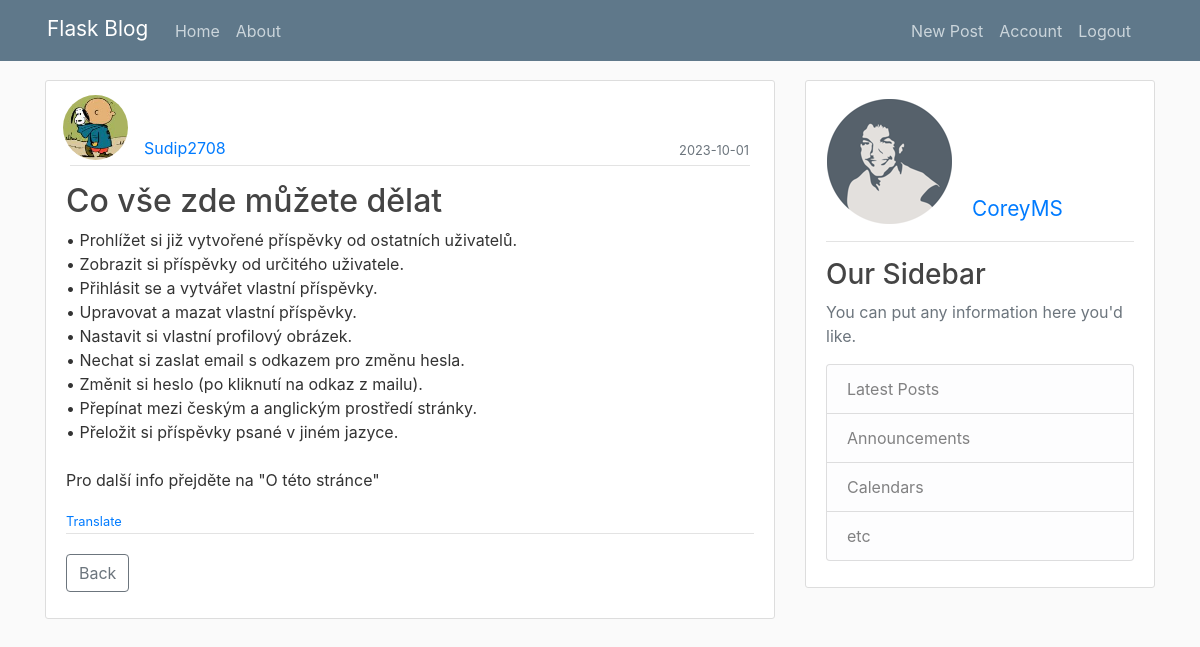
/post/35 (signed in), run on the app's committed database.
### flaskblog/db_models.py (models this page shows, shortened)
class User(db.Model, UserMixin):
    id = db.Column(
        db.Integer,
        primary_key=True
    )
    username = db.Column(
        db.String(20),
        unique=True,
        nullable=False
    )
    email = db.Column(
        db.String(120),
        unique=True,
        nullable=False
    )
    profile_picture = db.Column(
        db.String(20),
        nullable=False,
        default='default.jpg'
    )
    password = db.Column(
        db.String(60),
        nullable=False
    )
    posts = db.relationship(
        'Post',
        backref='author',
        lazy=True
    )

class Post(db.Model):
    id = db.Column(
        db.Integer,
        primary_key=True
    )
    title = db.Column(
        db.String(100),
        nullable=False
    )
    date_posted = db.Column(
        db.DateTime,
        nullable=False,
        default=datetime.utcnow
    )
    content = db.Column(
        db.Text,
        nullable=False
    )
    author_id = db.Column(
        db.Integer,
        db.ForeignKey('user.id'),
        nullable=False
    )
    language = db.Column(
        db.Text,
        nullable=False
    )

### flaskblog/posts/routes.py (the view)
@posts.route("/post/<int:post_id>")
def post(post_id):
    post = Post.query.get_or_404(post_id)
    translate = Locale.post_to_translate[:]
    if translate != [None]:
        Locale.post_to_translate = [None]
    return render_template(
        'posts_post.html',
        title=post.title,
        post=post,
        language=Locale.current.language,
        translate=translate
    )

### flaskblog/__init__.py (called while the page is built)
def get_locale():
    return Locale.current

### flaskblog/db_models.py (called while the page is built)
@login_manager.user_loader
def load_user(author_id):
    return User.query.get(int(author_id))

### flaskblog/templates/posts_post.html (shortened to what this page needs)
{% extends "layout.html" %}
{% block content %}
    <article class="media content-section">
        <div class="media-body">
            <div class="article-metadata row justify-content-between m-1">
                <div class="row">
                    <img class="rounded-circle article-img mb-1 ml-2"
                         src="{{ url_for('static', filename='profile_pictures/' + post.author.profile_picture) }}">
                    <a class="align-self-end mb-1"
                       href="{{ url_for('posts.user_posts', username=post.author.username) }}">
                        {{ post.author.username }}
                    </a>
                </div>
                <div class="row">
                    <small class="align-self-end mb-1 mr-3 text-muted">
                        {{ post.date_posted.strftime("%Y-%m-%d") }}
                    </small>
                </div>
            </div>
            <div class="article-metadata mt-3">
                {% if translate[0] == post.id %}
                    <h2><a class="article-title" href="{{ url_for('posts.post', post_id=post.id) }}">
                        {{ translate[1] }}
                    </a></h2>
                    <p class="article-content">{{ translate[2] }}</p>
                {% else %}
                    <h2 class="article-title">{{ post.title }}</h2>
                    <p class="article-content">{{ post.content }}</p>
                {% endif %}
                {% if post.language != language %}
                    <small class="text-muted">
                        {% if translate[0] == post.id %}
                            <a href="{{ url_for('posts.post', post_id=post.id) }}">{{ _("Back to original") }}</a>
                        {% else %}
                            <a href="{{ url_for('main.translate', post_id=post.id) }}">{{ _("Translate") }}</a>
                        {% endif %}
                    </small>
                {% endif %}
            </div>
            {% if post.author == current_user %}
                <div class="d-flex justify-content-between mt-3 mb-3">
                    <div class="mt-1 mb-1">
                        <a class="btn btn-info"
                           href="{{ url_for('posts.update_post', post_id=post.id) }}">
                            {{ _("Update Post") }}
                        </a>
                        <button type="button" class="btn btn-danger" data-toggle="modal" data-target="#deleteModal">
                            {{ _("Delete") }}
                        </button>
                        <a class="btn btn-secondary" type="button" href="{{ url_for('main.home') }}">
                            {{ _("Close") }}
                        </a>
                    </div>
                    <div>
                        <button class="btn btn-outline-secondary mt-1" type="button" onclick="history.back()">
                            {{ _("Back") }}
                        </button>
                    </div>
                </div>
            {% else %}
                <button class="btn btn-outline-secondary mt-3 mb-3" type="button" onclick="history.back()">
                    {{ _("Back") }}
                </button>
            {% endif %}
        </div>
    </article>
{% endblock content %}

### flaskblog/templates/layout_side_panel.html
<div class="col-md-4">
    <div class="content-section">
        {% if links %}
            <div class="article-metadata mb-3">
                <h3 class="mt-2 mb-3">{{ _("Links") }}</h3>
                <p class="text-muted">{{ _("Here are some links you might find useful.") }}</p>
            </div>
            <div class="article-metadata mb-3">
                {% if language == "en" %}
                    <p><a href={{ url_for('posts.post', post_id='34') }} >What you can do here?</a></p>
                    <p><a href={{ url_for('posts.post', post_id='32') }} >Useful tip</a></p>
                    <p><a href={{ url_for('posts.post', post_id='30') }} >The changes I made</a></p>
                    <p><a href={{ url_for('posts.post', post_id='28') }} >A known issue</a></p>
                {% else %}
                    <p><a href={{ url_for('posts.post', post_id='35') }} >Co zde můžete dělat?</a></p>
                    <p><a href={{ url_for('posts.post', post_id='33') }} >Užitečný tip</a></p>
                    <p><a href={{ url_for('posts.post', post_id='31') }} >Změny, které jsem provedl</a></p>
                    <p><a href={{ url_for('posts.post', post_id='29') }} >Známá chyba</a></p>
                {% endif %}
            </div>
            {% for name, url, trgt, description in links %}
                <p>
                    <a href={{ url }} target={{ trgt }}>{{ name }}</a><br>
                    <small class="text-muted">{{ description }}</small>
                </p>
            {% endfor %}
        {% else %}
            {% if current_user.is_authenticated %}
                <div class="article-metadata mb-3">
                    <div class="row">
                        <img class="account-img rounded ml-3 mb-3 mt-2"
                             src="{{ url_for('static', filename='profile_pictures/' + current_user.profile_picture) }}">
                        <a class="align-self-end sp-name mb-3"
                           href="{{ url_for('posts.user_posts', username=current_user.username) }}">
                            {{ current_user.username }}
                        </a>
                    </div>
                </div>
                {% include "layout_side_panel_old.html" %}
            {% else %}
                {% include "layout_side_panel_old.html" %}
            {% endif %}
        {% endif %}
    </div>
</div>

### flaskblog/static/main.css (style rules this page uses)
.sp-name { font-size: 1.3em; }
body { background: #fafafa; color: #333333; margin-top: 5rem; }
h1, h2, h3, h4, h5, h6 { color: #444444; }
.content-section { background: #ffffff; padding: 10px 20px; border: 1px solid #dddddd; border-radius: 3px; margin-bottom: 20px; }
.article-title { color: #444444; }
.article-content { white-space: pre-line; }
.article-img { height: 65px; width: 65px; margin-right: 16px; }
.article-metadata { padding-bottom: 1px; margin-bottom: 4px; border-bottom: 1px solid #e3e3e3 }
.account-img { height: 125px; width: 125px; margin-right: 20px; margin-bottom: 16px; }

### data on the page
User: profile_picture (picture), author.username "Sudip2708"
Post: date_posted "2023-10-01", title "Co vše zde můžete dělat", content "• Prohlížet si již vytvořené příspěvky od ostatních uživatelů. • Zobrazit si příspěvky od určitého uživatele. • Přihlásit se a vytvářet vlastní příspěvky. • Upravovat a mazat vlastní příspěvky. • Nastavit si vlastní profilový obrázek. • Nechat si zaslat email s odkazem pro změnu hesla. • Změnit si heslo (po kliknutí na odkaz z mailu). • Přepínat mezi českým a anglickým prostředí stránky. • Přeložit si příspěvky psané v jiném jazyce. Pro další info přejděte na \"O této stránce\""
User: profile_picture (picture), username "CoreyMS"
